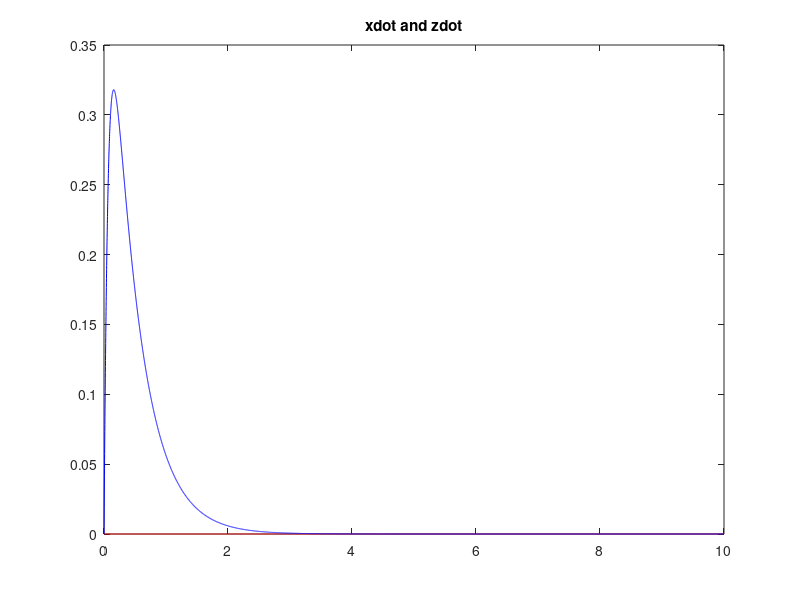
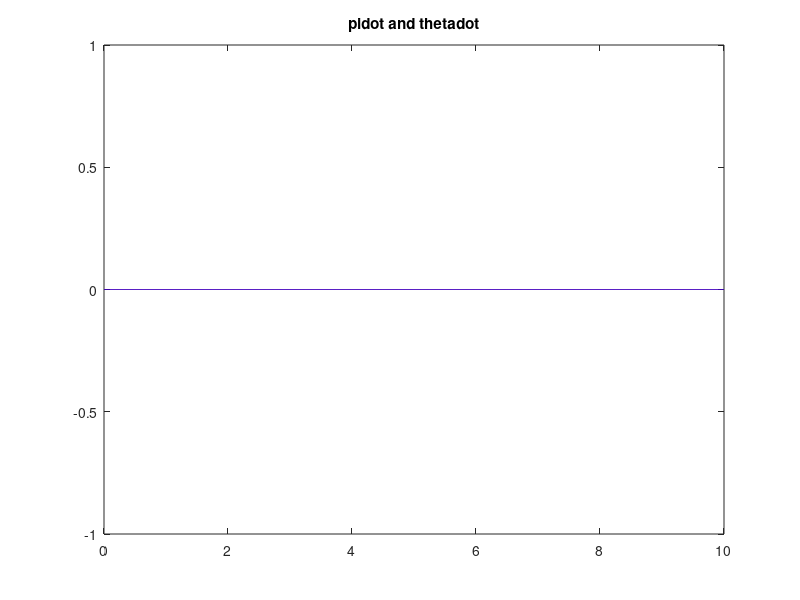
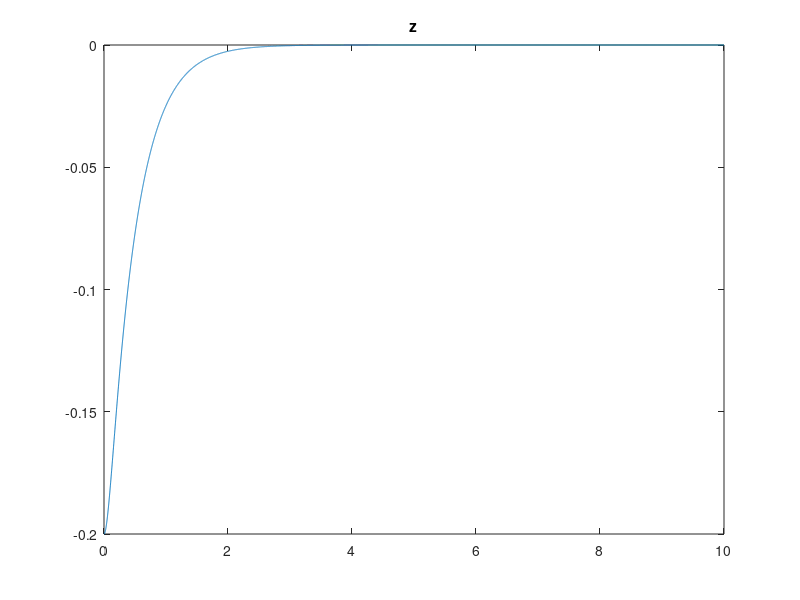
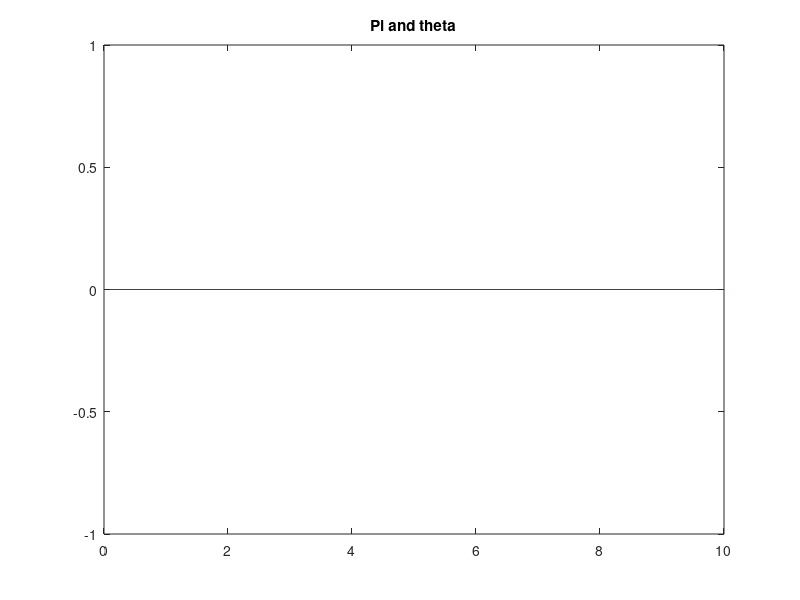

Write the MATLAB code that produced these figures, in order. (Note: this script raises an error after producing the figures.)
g=9.81; %gravity 
b = 1;%drag coefficient
L = 0.2; %length of rod
J_pi = 1;%Moment of inertia of the quadcopter
J_L = 0.2;%Moment of Inertia of the load
m_q= 1; %Mass of the Quadcopter
m_L = 0.02 ; %Mass of the load
m_sys = m_q + m_L; %Total mass of the system

%[xdot zdot pidot thetadot z pi theta]'
A = [ 0 0 0 0 0 0 0;
      0 0 0 0 0 0 0;
      0 0 -b/J_pi -b/J_pi 0 0 0;
      0 0 -b/J_L -b/J_L 0 0 0;
      0 1 0 0 0 0 0; 
      0 0 1 0 0 0 0; 
      0 0 0 1 0 0 0];

B = @(State) [
    -sin(State(6))/m_sys 0;
    cos(State(6))/m_sys 0;
    0 1/J_pi;
    -L*sin(State(6) + State(7))/J_L 0;
    0 0; 
    0 0;
    0 0]; 


C = @(State) [
    0;
    -g;
    0;
    -g*sin(State(7))/L;
    0;
    0;
    0];

StateP = @(State,thrust) A*State +B(State)*thrust + C(State);

linThrustFeedback = @(K,K2,State, ref) -K*State + [g*m_sys 0]' + K2*ref;

%% Pole placement

%State = [x' z' pitch' theta' z pitch theta ]'

Zparams = [8 0.6]'; %wn zeta
pole = -Zparams(2)*Zparams(1)+sqrt(1-Zparams(2)^2)*Zparams(1)*1i;
Kz = place([0 0; 1 0], [1/m_sys; 0], [pole conj(pole)]');

Angparams = [8 0.6]'; %wn zeta
pole = -Angparams(2)*Angparams(1)+sqrt(1-Angparams(2)^2)*Angparams(1)*1i;
KA = place([-b/J_pi -b/J_pi 0 0; -b/J_L -b/J_L 0 -g/L; 1 0 0 0; 0 1 0 0], ...
    [1/J_pi; 0; 0; 0], [pole conj(pole) -10 -14]');

%% LQR
Kz = lqr([0 0; 1 0], [1/m_sys; 0], [200,0;0,1000],1);

KA = lqr([-b/J_pi -b/J_pi 0 0; -b/J_L -b/J_L 0 -g/L; 1 0 0 0; 0 1 0 0], ...
    [1/J_pi; 0; 0; 0], [1 0 0 0;0 250 0 0;0 0 300 0;0 0 0 100],1);

%% Simulation

K = [0 Kz(1) 0 0 Kz(2) 0 0; 0 0 KA(1) KA(2) 0 KA(3) KA(4)]; %gains matrix

K2 = [0; 0];
ref = 0;
dt = 1e-3;
tend = 10;

State = [0 0 0 0 -0.2 0 0]';
States = zeros(7, tend/dt + 1);
States(:, 1) = State;
StatePs = zeros(7, tend/dt);

Us = zeros(2, tend/dt);

disturbance = @() 0;
%Uncomment to add noise
%disturbance = @() random('norm', 0, 0.01);

for n = 1:tend/dt
    U = -K*State + [g*m_sys 0]';
    P = StateP(State, U);
    D = [0 1 0 0 0 0 0]' * disturbance();
    State = State + ...
        dt * P + D;
    States(:, 1 + n) = State ;
    StatePs(:, n) = P;
    Us(:,n) = U;
end
% State = [x' z' pitch' theta' z pitch theta ]'

%Plotting graphs
figure(1)
plot(0:dt:tend, States(1,:),'r');
hold on
plot(0:dt:tend, States(2,:),'b');
hold off
title('xdot and zdot')

figure(2)
plot(0:dt:tend, States(3,:),'r');
hold on
plot(0:dt:tend, States(4,:),'b');
hold off
title('pidot and thetadot')

figure(3)
plot(0:dt:tend, States(5,:));
title('z')

figure(4)
plot(0:dt:tend, States(6,:),'r');
hold on
plot(0:dt:tend, States(7,:),'b');
hold off
title('Pi and theta');

figure(5)
plot(0:dt:tend-dt, StatePs(1,:),'r');
hold on
plot(0:dt:tend-dt, StatePs(2,:),'b');
hold off
title('xdd and zdd');

figure(6)
plot(0:dt:tend-dt, StatePs(3,:),'r');
hold on
plot(0:dt:tend-dt, StatePs(4,:),'b');
hold off
title('pidd and thetadd');

figure(7)
plot(0:dt:tend-dt, Us(1,:),'r');
hold on
plot(0:dt:tend-dt, Us(2,:),'b');
hold off
title('F1 and F3');

%% Phase plane

apt = A(3:4,3:4);
figure(4);
phasePlane(apt, [0 0]');
title('theta dot vs pi dot');